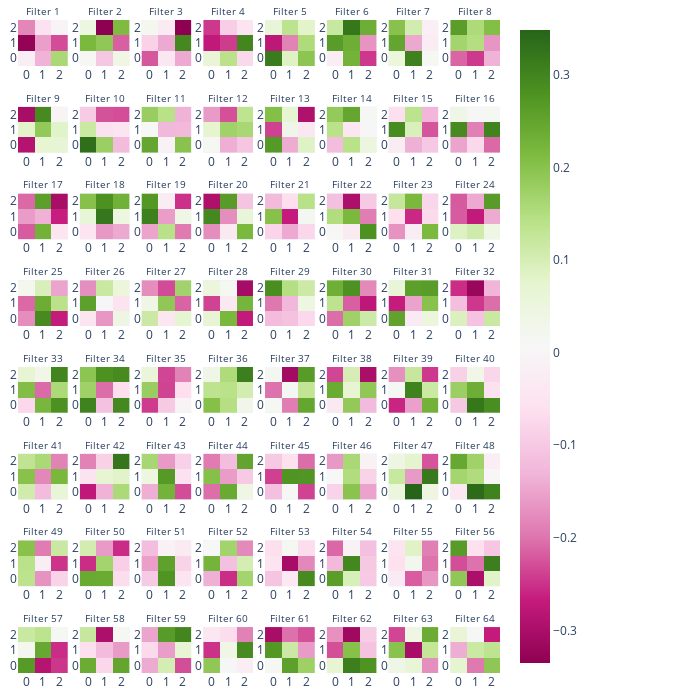

The code cell stored with this chart in its notebook:
### Code cell
# Create an empty list to store the Heatmap objects
heatmaps = []
weights = model_parameters[layer]

num_rows = 8
num_columns = int(np.ceil(weights.shape[0]/8))

# Generate the Heatmap objects without plotting them
for i in weights:
    kernel = i.detach().cpu().squeeze().numpy()
    heatmap = go.Heatmap(z=kernel, colorscale='Blues', coloraxis = "coloraxis")
    heatmaps.append(heatmap)

# Plot the heatmaps without colorbar
fig = make_subplots(rows=num_rows, cols=num_columns, subplot_titles=['Filter {}'.format(i+1) for i in range(weights.shape[0])])

for i, heatmap in enumerate(heatmaps):
    fig.add_trace(heatmap, row=int(i % num_rows)+1, col=int(i / num_rows)+1)
    fig.update_yaxes(autorange=True, row=int(i % num_rows)+1, col=int(i / num_rows)+1)
# Configure the layout and display the figure
fig.update_layout(
    margin=dict(t=20, r=200, b=10, l=10),
    width=700,
    height=700,
    autosize=False,
)
# fig.update_yaxes(autorange="reversed")

# Adjust the size of subplot titles
for annotation in fig['layout']['annotations']:
    annotation['font'] = dict(size=10)  # Adjust the font size of the titles

# Add a separate colorbar to the layout

fig.show()
